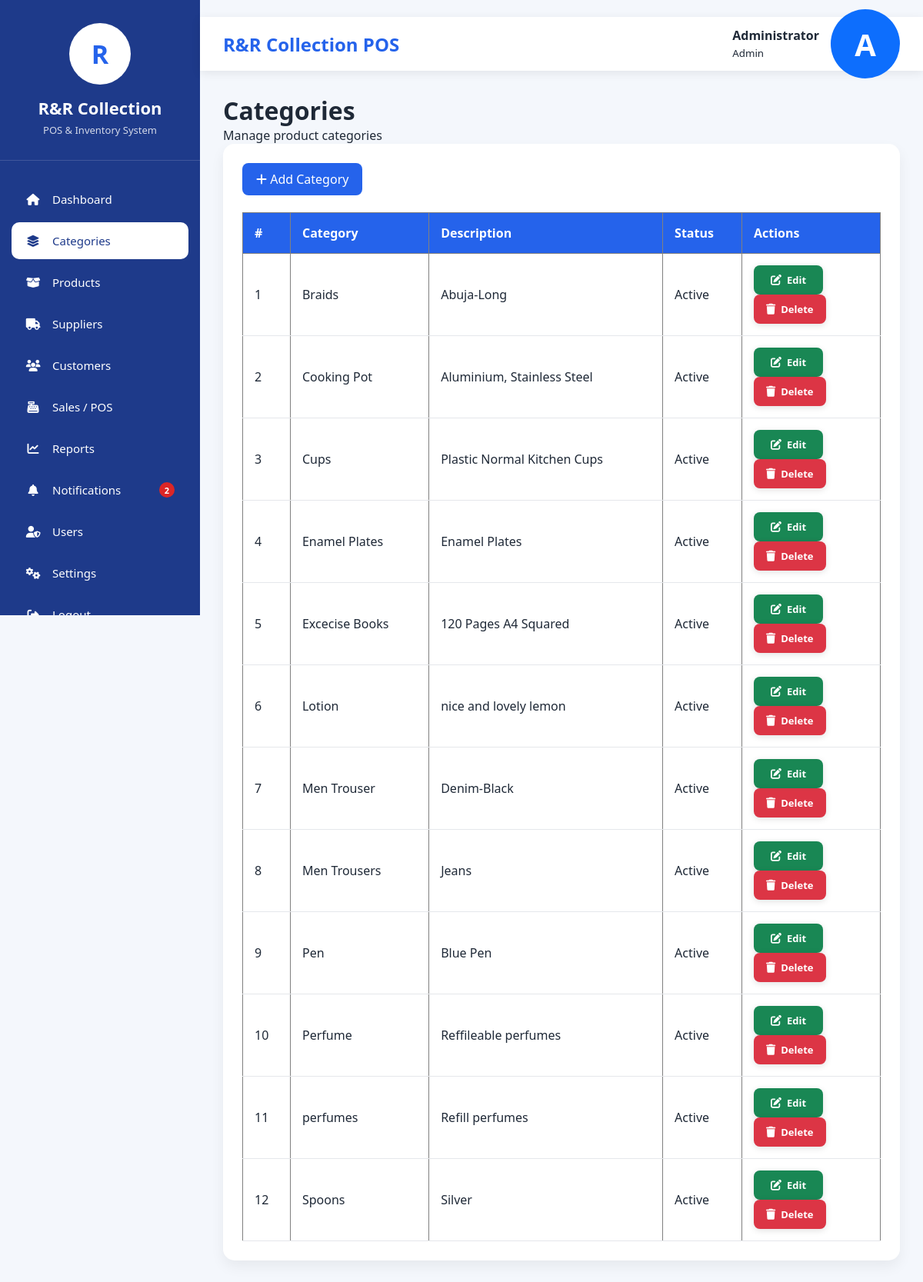
Page /admin/categories/index.php (signed in) on the committed database.
### tables this page shows
CREATE TABLE `categories` (
  `id` int(11) NOT NULL AUTO_INCREMENT,
  `category_name` varchar(100) NOT NULL,
  `category_code` varchar(50) DEFAULT NULL,
  `description` varchar(255) DEFAULT NULL,
  `department_id` int(11) NOT NULL,
  `status` enum('Active','Inactive') NOT NULL DEFAULT 'Active',
  PRIMARY KEY (`id`),
  KEY `department_id` (`department_id`),
  CONSTRAINT `fk_categories_department` FOREIGN KEY (`department_id`) REFERENCES `departments` (`id`) ON UPDATE CASCADE
);

### config/permissions.php (called while the page is built, shortened)
<?php
function hasPermission($permission)
{
    global $conn;
    $role = $_SESSION['role'];
    $role_safe = mysqli_real_escape_string($conn, $role);
    $permission_safe = mysqli_real_escape_string($conn, $permission);
    $query = "
        SELECT p.permission_name
        FROM role_permissions rp
        INNER JOIN permissions p
            ON rp.permission_id = p.id
        WHERE rp.role = '$role_safe'
        AND p.permission_name = '$permission_safe'
    ";
    $result = mysqli_query($conn, $query);
    return mysqli_num_rows($result) > 0;
}
?>

### admin/categories/index.php (the view, shortened to what this page needs)
<?php
require_once "../../config/database.php";
require_once "../../config/permissions.php";
$query = mysqli_query($conn, "SELECT * FROM categories ORDER BY category_name ASC");
?>
<!DOCTYPE html>
<html lang="en">
<head>
<link rel="stylesheet" href="../../assets/css/dashboard.css">
<link rel="stylesheet" href="../../assets/css/sidebar.css">
<link rel="stylesheet" href="../../assets/css/form.css">
<link rel="stylesheet"
href="https://cdnjs.cloudflare.com/ajax/libs/font-awesome/6.7.2/css/all.min.css">
</head>
<body>
<?php include "../../includes/sidebar.php"; ?>
<div class="main">
<?php include "../../includes/topbar.php"; ?>
<div class="container">
<div class="page-header">
    <div class="left">
        <h1>Categories</h1>
        <p>Manage product categories</p>
    </div>
</div>
<div class="panel">
<?php if(hasPermission('add_category')) { ?>
<a href="add.php" class="btn">
    <i class="fa fa-plus"></i>
    Add Category
</a>
<?php } ?>
<br><br>
<table border="1" width="100%" cellpadding="10">
<tr>
<th>#</th>
<th>Category</th>
<th>Description</th>
<th>Status</th>
<?php if(hasPermission('edit_category') || hasPermission('delete_category')) { ?>
<th width="180">Actions</th>
<?php } ?>
</tr>
<?php
$count = 1;
while($row = mysqli_fetch_assoc($query)){
?>
<tr>
<td><?php echo $count++; ?></td>
<td><?php echo htmlspecialchars($row['category_name']); ?></td>
<td><?php echo htmlspecialchars($row['description']); ?></td>
<td>
<?php if($row['status'] == 'Active'){ ?>
    <span class="badge active">Active</span>
<?php } else { ?>
    <span class="badge inactive">Inactive</span>
<?php } ?>
</td>
<?php if(hasPermission('edit_category') || hasPermission('delete_category')) { ?>
<td class="actions">
<?php if(hasPermission('edit_category')) { ?>
<a href="edit.php?id=<?php echo $row['id']; ?>" class="action edit">
<i class="fa fa-edit"></i>
Edit
</a>
<?php } ?>
<?php if(hasPermission('delete_category')) { ?>
<a
href="delete.php?id=<?php echo $row['id']; ?>"
class="action delete"
onclick="return confirm('Are you sure you want to delete this category?');">
<i class="fa fa-trash"></i>
Delete
</a>
<?php } ?>
</td>
<?php } ?>
</tr>
<?php } ?>
</table>
</div>
</div>
</div>
</body>
</html>

### assets/css/dashboard.css (style rules this page uses)
* { margin:0; padding:0; box-sizing:border-box; font-family:"Segoe UI",sans-serif; }
body { background:#F4F7FC; color:#1F2937; }
.main { margin-left:260px; min-height:100vh; }
.container { padding:30px; }
.panel { background:#fff; border-radius:15px; padding:25px; box-shadow:0 8px 18px rgba(0,0,0,.06); }
table { width:100%; border-collapse:collapse; }
table th { background:#2563EB; color:white; padding:15px; text-align:left; }
table td { padding:15px; border-bottom:1px solid #E5E7EB; }
.btn { background:#2563EB; color:white; text-decoration:none; padding:10px 18px; border-radius:8px; display:inline-block; }

### assets/css/form.css (style rules this page uses)
.action { display:inline-flex; align-items:center; justify-content:center; gap:7px; min-width:90px; padding:10px 16px; border-radius:8px; text-decoration:none; font-size:13px; font-weight:600; color:#fff; transition:all .25s ease; box-shadow:0 2px 8px rgba(0,0,0,.12); }
.action i { font-size:14px; }
.action:first-child { background:#0d6efd; }
.action.edit { background:#198754; }
.action.delete { background:#dc3545; }

### rows in the picture
categories: category_name "Braids", description "Abuja-Long", status "Active"
categories: category_name "Cooking Pot", description "Aluminium, Stainless Steel", status "Active"
categories: category_name "Cups", description "Plastic Normal Kitchen Cups", status "Active"
categories: category_name "Enamel Plates", description "Enamel Plates", status "Active"
categories: category_name "Excecise Books", description "120 Pages A4 Squared", status "Active"
categories: category_name "Lotion", description "nice and lovely lemon", status "Active"
categories: category_name "Men Trouser", description "Denim-Black", status "Active"
categories: category_name "Men Trousers", description "Jeans", status "Active"
categories: category_name "Pen", description "Blue Pen", status "Active"
categories: category_name "Perfume", description "Reffileable perfumes", status "Active"
categories: category_name "perfumes", description "Refill perfumes", status "Active"
categories: category_name "Spoons", description "Silver", status "Active"

### other values in the picture
$pendingNotifications "2"
$_SESSION['fullname'] "Administrator"
$_SESSION['role'] "Admin"
substr($_SESSION['fullname'], 0, 1) "A"
